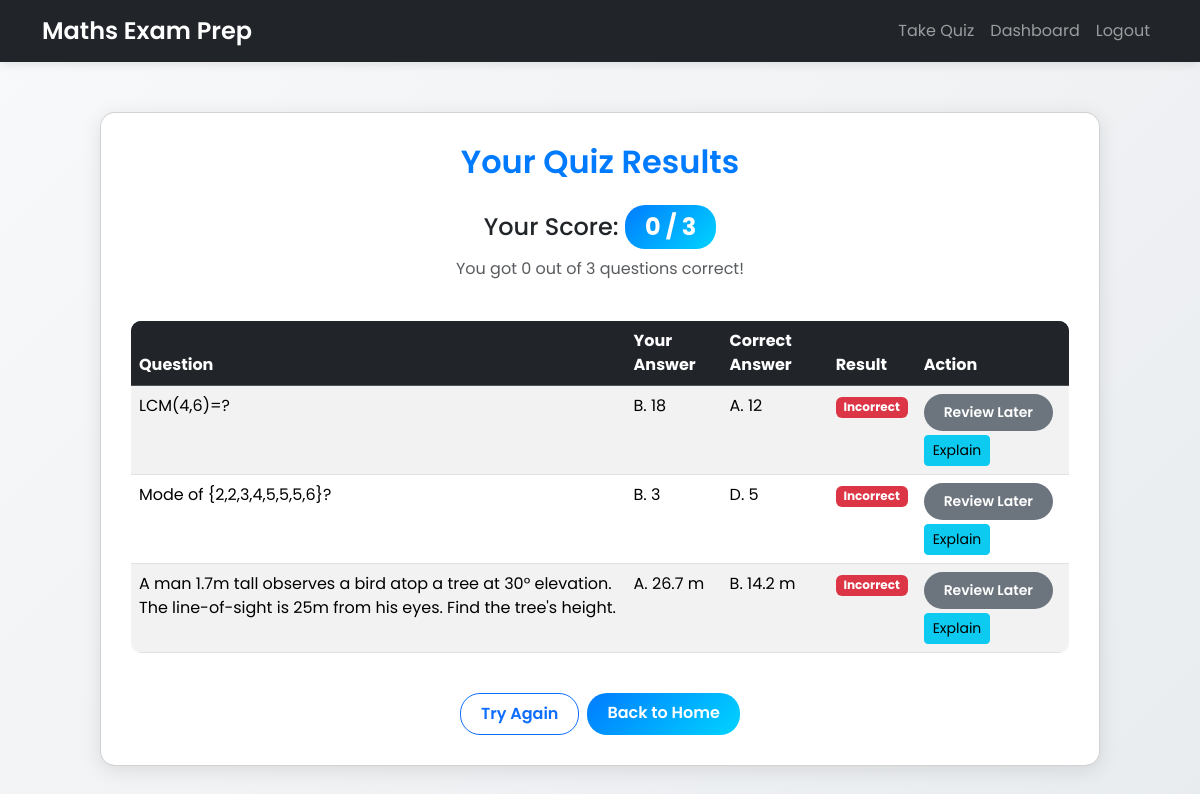
The page /results (signed in) on the database its author committed.
### app/models.py (models this page shows, shortened)
class Question(db.Model):
    id = db.Column(db.Integer, primary_key=True)
    topic = db.Column(db.String(100), nullable=False)
    difficulty = db.Column(db.Integer, nullable=False)
    question_text = db.Column(db.Text, nullable=False)
    option_a = db.Column(db.String(100), nullable=False)
    option_b = db.Column(db.String(100), nullable=False)
    option_c = db.Column(db.String(100), nullable=False)
    option_d = db.Column(db.String(100), nullable=False)
    correct_option = db.Column(db.String(10), nullable=False)

### app/routes.py (the view)
@app.route('/results')
@login_required
def results():
    responses = UserResponse.query.filter_by(user_id=current_user.id).order_by(UserResponse.id.desc()).limit(3).all()
    if not responses:
        flash('No quiz results found. Please take the quiz first.', 'warning')
        return redirect(url_for('quiz'))
    score = sum(1 for r in responses if r.is_correct)
    total_questions = len(responses)
    marked_question_ids = {rq.question_id for rq in ReviewQuestion.query.filter_by(user_id=current_user.id).all()}
    results_data = []
    valid_options = ['A', 'B', 'C', 'D']
    for r in responses:
        correct_option = r.question.correct_option
        if correct_option in valid_options:
            correct_text = f"{correct_option}. {getattr(r.question, f'option_{correct_option.lower()}')}"
        else:
            correct_text = f"{correct_option} (Invalid option)"
        results_data.append({
            'question_id': r.question.id,
            'question_text': r.question.question_text,
            'selected_option': f"{r.selected_option}. {getattr(r.question, f'option_{r.selected_option.lower()}')}",
            'correct_option': correct_text,
            'is_correct': r.is_correct,
            'is_marked': r.question.id in marked_question_ids  # Removed 'explanation' key
        })
    return render_template('results.html', score=score, total_questions=total_questions, results_data=results_data)

### app/models.py (called while the page is built)
@login_manager.user_loader
def load_user(user_id):
    return User.query.get(int(user_id))

### app/templates/results.html (shortened to what this page needs)
<!DOCTYPE html>
<html lang="en">
<head>
    <link href="https://cdn.jsdelivr.net/npm/bootstrap@5.3.3/dist/css/bootstrap.min.css" rel="stylesheet">
</head>
<body>
    <nav class="navbar navbar-expand-lg navbar-dark bg-dark">
        <div class="container">
            <a class="navbar-brand" href="{{ url_for('home') }}">Maths Exam Prep</a>
            <div class="collapse navbar-collapse" id="navbarNav">
                <ul class="navbar-nav ms-auto">
                    <li class="nav-item"><a class="nav-link" href="{{ url_for('quiz') }}">Take Quiz</a></li>
                    <li class="nav-item"><a class="nav-link" href="{{ url_for('dashboard') }}">Dashboard</a></li>
                    <li class="nav-item"><a class="nav-link" href="{{ url_for('logout') }}">Logout</a></li>
                </ul>
            </div>
        </div>
    </nav>
    <div class="container">
        <div class="card results-card">
            <h2 class="text-center mb-4">Your Quiz Results</h2>
            <div class="text-center mb-4">
                <h4>Your Score: <span class="badge score-badge">{{ score }} / {{ total_questions }}</span></h4>
                <p class="text-muted">You got {{ score }} out of {{ total_questions }} questions correct!</p>
            </div>
            <table class="table table-striped table-hover">
                <thead class="table-dark">
                    <tr>
                        <th scope="col">Question</th>
                        <th scope="col">Your Answer</th>
                        <th scope="col">Correct Answer</th>
                        <th scope="col">Result</th>
                        <th scope="col">Action</th>
                    </tr>
                </thead>
                <tbody>
                    {% for result in results_data %}
                        <tr>
                            <td>{{ result.question_text }}</td>
                            <td>{{ result.selected_option }}</td>
                            <td>{{ result.correct_option }}</td>
                            <td>
                                {% if result.is_correct %}
                                    <span class="badge bg-success">Correct</span>
                                {% else %}
                                    <span class="badge bg-danger">Incorrect</span>
                                {% endif %}
                            </td>
                            <td>
                                {% if result.is_marked %}
                                    <button class="btn btn-danger btn-sm" onclick="unmarkForReview({{ result.question_id }})">Unmark</button>
                                {% else %}
                                    <button class="btn btn-secondary btn-sm" onclick="markForReview({{ result.question_id }})">Review Later</button>
                                {% endif %}
                                <button class="btn btn-info btn-sm mt-1" onclick="getExplanation({{ result.question_id }})">Explain</button>
                            </td>
                        </tr>
                    {% endfor %}
                </tbody>
            </table>
            <div class="d-grid gap-2 d-md-flex justify-content-md-center mt-4">
                <a href="{{ url_for('quiz') }}" class="btn btn-outline-primary">Try Again</a>
                <a href="{{ url_for('home') }}" class="btn btn-primary">Back to Home</a>
            </div>
        </div>
    </div>
</body>
</html>

### app/templates/results.html (style rules this page uses)
body { background: linear-gradient(135deg, #f8f9fa 0%, #e9ecef 100%); font-family: 'Poppins', sans-serif; color: #333; min-height: 100vh; }
.navbar { box-shadow: 0 2px 10px rgba(0, 0, 0, 0.1); }
.navbar-brand { font-weight: 600; font-size: 1.5rem; }
.results-card { max-width: 1000px; margin: 50px auto; border-radius: 15px; box-shadow: 0 4px 20px rgba(0, 0, 0, 0.1); padding: 30px; background: #fff; }
h2 { font-weight: 600; color: #007bff; animation: fadeInDown 0.8s ease-in-out; }
.score-badge { font-size: 1.5rem; background: linear-gradient(135deg, #007bff, #00d4ff); padding: 10px 20px; border-radius: 20px; }
.table { border-radius: 10px; overflow: hidden; }
.table-dark { background: #343a40; }
.btn-primary, .btn-outline-primary, .btn-secondary, .btn-danger { border-radius: 20px; padding: 8px 20px; font-weight: 600; }
.btn-primary { background: linear-gradient(135deg, #007bff, #00d4ff); border: none; transition: transform 0.3s ease; }
.btn-outline-primary { transition: transform 0.3s ease; }
.btn-secondary { background: #6c757d; border: none; transition: transform 0.3s ease; }

### rows shown on the page
Question: question_text "LCM(4,6)=?", selected_option "B. 18", correct_option "A. 12"
Question: question_text "Mode of {2,2,3,4,5,5,5,6}?", selected_option "B. 3", correct_option "D. 5"
Question: question_text "A man 1.7m tall observes a bird atop a tree at 30° elevation. The line-of-sight is 25m from his eyes. Find the tree's height.", selected_option "A. 26.7 m", correct_option "B. 14.2 m"

### other values the page prints
{{ score }} "0"
{{ total_questions }} "3"
